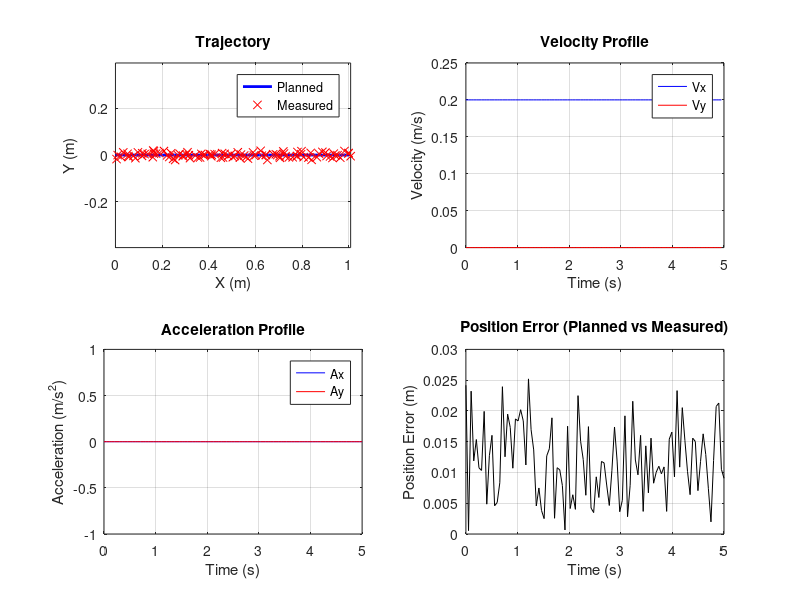

This chart was generated by the following MATLAB code:
% Trajectory Planning and Simulation Demo
% This script demonstrates trajectory planning, simulation, and visualization
% for a quadruped robot. It is self-contained and does not depend on other files.

% Parameters
T = 5;              % Total time (s)
N = 100;            % Number of time steps
L = 1.0;            % Path length (m)
start_pos = [0, 0]; % Start position (x, y)
end_pos   = [L, 0]; % End position (x, y)

% Time vector
traj.t = linspace(0, T, N);

% Linear interpolation for position
traj.x = linspace(start_pos(1), end_pos(1), N);
traj.y = linspace(start_pos(2), end_pos(2), N);

% Velocity (constant for linear path)
traj.vx = diff([traj.x, traj.x(end)]) ./ diff([traj.t, traj.t(end)]);
traj.vy = diff([traj.y, traj.y(end)]) ./ diff([traj.t, traj.t(end)]);

% Acceleration (zero for linear path)
traj.ax = zeros(1, N);
traj.ay = zeros(1, N);

% Simulate noisy measurement (for reporting)
noise_level = 0.01;
traj.x_meas = traj.x + noise_level*randn(1, N);
traj.y_meas = traj.y + noise_level*randn(1, N);

% Plot planned vs measured trajectory
figure('Name','Trajectory Planning and Simulation');
subplot(2,2,1);
plot(traj.x, traj.y, 'b-', 'LineWidth', 2); hold on;
plot(traj.x_meas, traj.y_meas, 'rx');
legend('Planned','Measured');
xlabel('X (m)'); ylabel('Y (m)'); grid on;
title('Trajectory'); axis equal;

% Plot velocity profile
subplot(2,2,2);
plot(traj.t, traj.vx, 'b-', traj.t, traj.vy, 'r-');
legend('Vx','Vy'); xlabel('Time (s)'); ylabel('Velocity (m/s)'); grid on;
title('Velocity Profile');

% Plot acceleration profile
subplot(2,2,3);
plot(traj.t, traj.ax, 'b-', traj.t, traj.ay, 'r-');
legend('Ax','Ay'); xlabel('Time (s)'); ylabel('Acceleration (m/s^2)'); grid on;
title('Acceleration Profile');

% Plot position error
subplot(2,2,4);
err = sqrt((traj.x - traj.x_meas).^2 + (traj.y - traj.y_meas).^2);
plot(traj.t, err, 'k-'); xlabel('Time (s)'); ylabel('Position Error (m)'); grid on;
title('Position Error (Planned vs Measured)');

% Print summary statistics
fprintf('Trajectory Planning Simulation Summary:\n');
fprintf('  Path length: %.2f m\n', L);
fprintf('  Duration: %.2f s\n', T);
fprintf('  Max position error: %.4f m\n', max(err));
fprintf('  Mean position error: %.4f m\n', mean(err));
